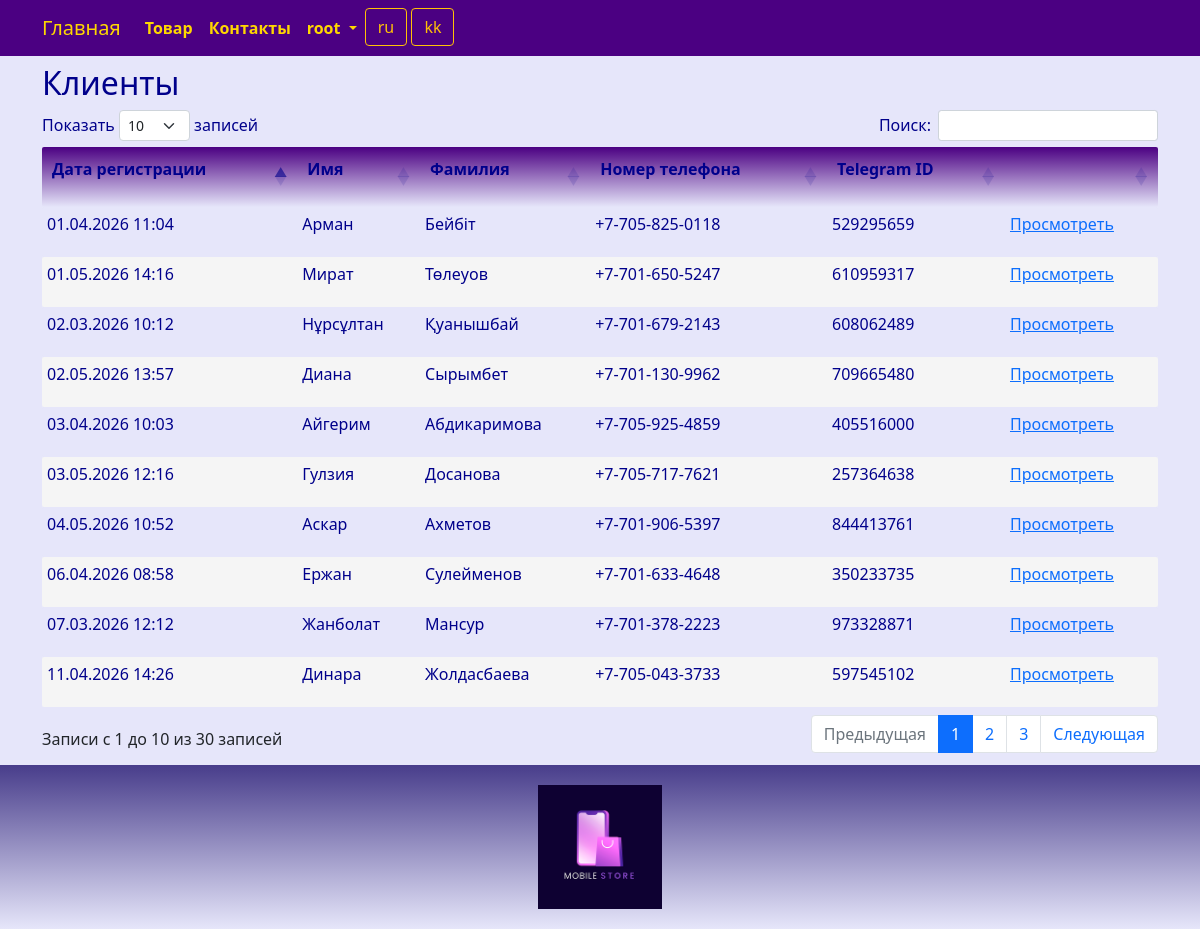
Screenshot of /customer/index/ (signed in) with the database file from the repository.
### product/models.py (models this page shows, shortened)
class Customer(models.Model):
    telegram_id = models.IntegerField(_('telegram_id'), unique=True)
    phone_number = models.CharField(_('phone_number'), max_length=20, blank=True, null=True)
    first_name = models.CharField(_('first_name'), max_length=64, blank=True, null=True)
    last_name = models.CharField(_('last_name'), max_length=64, blank=True, null=True)
    date_joined = models.DateTimeField(_('date_joined'))
    class Meta:
        db_table = 'customer'
        indexes = [
            models.Index(fields=['telegram_id']),
        ]
        ordering = ['first_name', 'last_name']

### product/views.py (the view)
# urls.py: path('customer/index/', views.customer_index, name='customer_index'),
@login_required
@group_required("Managers")
def customer_index(request):
    try:
        customer = Customer.objects.all().order_by('date_joined')
        return render(request, "customer/index.html", {"customer": customer,})
    except Exception as exception:
        print(exception)
        return HttpResponse(exception)

### product/views.py (called while the page is built)
def group_required(*group_names):
    def in_groups(u):
        if u.is_authenticated:
            if bool(u.groups.filter(name__in=group_names)) | u.is_superuser:
                return True
        return False
    return user_passes_test(in_groups, login_url='403')

### templates/customer/index.html (shortened to what this page needs)
{% extends "base.html" %}
{% load i18n %}
{% block content %}
<h2>{% trans "customers" %}</h2>
{% if customer.count > 0 %}
<div class="row">
	<table id="myTable" class="table-manager" style="width:100%">
		<thead>
			<tr>
				<th><p>{% trans "date_joined" %}</p></th>
				<th><p>{% trans "first_name" %}</p></th>
				<th><p>{% trans "last_name" %}</p></th>
				<th><p>{% trans "phone_number" %}</p></th>
				<th><p>{% trans "telegram_id" %}</p></th>
				<th><p></p></th>
			</tr>
		</thead>
		<tbody>
			{% for p in customer %}
			<tr>
				<td><p>{{ p.date_joined | date:"d.m.Y H:i"}}</p></td>
				<td><p>{{ p.first_name }}</p></td>
				<td><p>{{ p.last_name }}</p></td>
				<td><p>{{ p.phone_number }}</p></td>
				<td><p>{{ p.telegram_id }}</p></td>
				<td>
					<p>
					<a href="{% url 'customer_read' p.id %}">{% trans "View" %}</a>
					</p>
				</td>
			</tr>
			{% endfor %}
		</tbody>
	</table>
</div>
{% endif %}
{% endblock content %}

### templates/base.html (shortened to what this page needs)
<!DOCTYPE html>
{% load static %}
{% load i18n %}
<html>
<html lang="{{ LANGUAGE_CODE }}">
<head>
	<link href="https://cdn.jsdelivr.net/npm/bootstrap@5.0.2/dist/css/bootstrap.min.css" rel="stylesheet">
	<link rel="stylesheet" href="{% static 'css/styles.css' %}" />
	<link rel="stylesheet" href="{% static 'css/choosen.css' %}" />
</head>
<nav class="navbar navbar-expand-lg justify-content-center">
	<div class="container">
		<div class="collapse navbar-collapse" id="mainMenu">
			<ul class="navbar-nav me-auto mb-2 mb-lg-0">
				<a class="navbar-brand" href="{{ HTTP_HOST }}/">{% trans "Home" %}</a>
				<li class="nav-item">
					<a class="nav-link" href="{% url 'catalog_list' %}">{% trans "catalog" %}</a>
				</li>
				<li class="nav-item">
					<a class="nav-link" href="{% url 'contact' %}">{% trans "contacts" %}</a>
				</li>
				{% if user.is_authenticated %}
				<li class="nav-item dropdown">
					<a class="nav-link dropdown-toggle" href="#" id="navbarDropdown" role="button" data-bs-toggle="dropdown" aria-expanded="false">
						{{ user.username }}
					</a>
				</li>
				{% else %}
				<form class="form-inline ml-auto">
					<a href="{% url 'login' %}" class="btn btn-outline-secondary">{% trans "Log In" %}</a>
				</form>
				{% endif %}
				<form action="{% url 'set_language' %}" method="post">
					{% get_current_language as LANGUAGE_CODE %}
					{% get_available_languages as LANGUAGES %}
					{% get_language_info_list for LANGUAGES as languages %}
					{% for language in languages %}
					<button type="submit" class="btn btn-outline-warning" name="language" value="{{ language.code }}">
						{{ language.code }}
					</button>
					{% endfor %}
				</form>
			</ul>
		</div>
	</div>
</nav>
<body>
	<div class="container">
		{% block content%}{% endblock content %}
	</div>
</body>
<footer class="container-fluid text-center bg-lightgray">
	<div class="copyrights">
		<img src="{% static 'images/logo.png' %}" alt="logo" style="height:144px; padding: 10px;">
	</div>
</footer>
<link rel="stylesheet" href="https://cdn.datatables.net/1.13.8/css/dataTables.bootstrap5.min.css">
</html>

### static/css/styles.css (style rules this page uses)
:root { --navbar-background-color: Indigo; --navbar-text-color: Gold; --main-background-color-light: Lavender; --main-background-color-dark: Indigo; --main-text-color: DarkBlue; --main-header-color: DarkBlue; --main-text-attention-color: Purple; --footer-background-color-light: Lavender; --footer-background-color-dark: DarkSlateBlue; --footer-text-color: Teal; --card-background-color-light: Lavender; --card-background-color-dark: Indigo; --card-text-color: SeaGreen; --table-background-color-light: Lavender; --table-background-color-dark: #F5F5F5; --table-text-color: DarkBlue; --star-size: 30px; --star-color: LightYellow; --star-background: Yellow ; }
.navbar { background-color: var(--navbar-background-color); color: var(--navbar-text-color); }
.navbar .navbar-nav, .navbar .navbar-nav .navbar-text { color: var(--navbar-text-color); }
.navbar ul { background-color: var(--navbar-background-color); color: var(--navbar-text-color); }
.navbar li { background-color: var(--navbar-background-color); color: var(--navbar-text-color); }
.navbar a { background-color: var(--navbar-background-color); color: var(--navbar-text-color); }
.navbar-brand { background-color: var(--navbar-background-color); color: var(--navbar-text-color); }
.nav-item { background-color: var(--navbar-background-color); color: var(--navbar-text-color); font-weight: bold; }
body { background-color: var(--main-background-color-light); }
h1, h2, h3, h4, h5, h6 { color: var(--main-header-color); }
p, ul, li, label { color: var(--main-text-color); }
.table-manager { background-color: var(--main-background-color-light); width: 100%; }
.table-manager tbody { background-color: var(--main-background-color-light); border: none; margin-top: 20px; margin-bottom: 20px; }
.table-manager thead th { color: var(--main-text-color); font-weight: bold; text-align: left; padding: 10px; background-image: linear-gradient(top, var(--main-background-color-dark), var(--main-background-color-light)); background-image: -o-linear-gradient(top, var(--main-background-color-dark), var(--main-background-color-light)); background-image: -moz-linear-gradient(top, var(--main-background-color-dark), var(--main-background-color-light)); background-image: -webkit-linear-gradient(top, var(--main-background-color-dark), var(--main-background-color-light)); }
.table-manager thead tr th:first-child { border-radius: 2px 0 0 2px; }
.table-manager thead tr th:last-child { border-radius: 0 2px 2px 0; }
.table-manager tbody td { text-align: left; border: none; padding: 5px 5px; vertical-align: top; }
.table-manager tbody tr:nth-child(odd) { background: var(--table-background-color-light); }
.table-manager tbody tr:nth-child(even) { background: var(--table-background-color-dark); }
.table-manager tbody tr td:first-child { border-radius: 2px 0 0 2px; }
.table-manager tbody tr td:last-child { border-radius: 0 2px 2px 0; }
footer { background-image: linear-gradient(top, var(--footer-background-color-dark), var(--footer-background-color-light)); background-image: -o-linear-gradient(top, var(--footer-background-color-dark), var(--footer-background-color-light)); background-image: -moz-linear-gradient(top, var(--footer-background-color-dark), var(--footer-background-color-light)); background-image: -webkit-linear-gradient(top, var(--footer-background-color-dark), var(--footer-background-color-light)); margin-top: 10px; padding: 10px; }

### rows the page displays
Customer: date_joined "02.03.2026 10:12", first_name "Нұрсұлтан", last_name "Қуанышбай", phone_number "+7-701-679-2143", telegram_id "608062489"
Customer: date_joined "07.03.2026 12:12", first_name "Жанболат", last_name "Мансур", phone_number "+7-701-378-2223", telegram_id "973328871"
Customer: date_joined "01.04.2026 11:04", first_name "Арман", last_name "Бейбіт", phone_number "+7-705-825-0118", telegram_id "529295659"
Customer: date_joined "03.04.2026 10:03", first_name "Айгерим", last_name "Абдикаримова", phone_number "+7-705-925-4859", telegram_id "405516000"
Customer: date_joined "06.04.2026 08:58", first_name "Ержан", last_name "Сулейменов", phone_number "+7-701-633-4648", telegram_id "350233735"
Customer: date_joined "11.04.2026 14:26", first_name "Динара", last_name "Жолдасбаева", phone_number "+7-705-043-3733", telegram_id "597545102"
Customer: date_joined "01.05.2026 14:16", first_name "Мират", last_name "Төлеуов", phone_number "+7-701-650-5247", telegram_id "610959317"
Customer: date_joined "02.05.2026 13:57", first_name "Диана", last_name "Сырымбет", phone_number "+7-701-130-9962", telegram_id "709665480"
Customer: date_joined "03.05.2026 12:16", first_name "Гулзия", last_name "Досанова", phone_number "+7-705-717-7621", telegram_id "257364638"
Customer: date_joined "04.05.2026 10:52", first_name "Аскар", last_name "Ахметов", phone_number "+7-701-906-5397", telegram_id "844413761"

### other values shown
{{ user.username }} "root"
{{ language.code }} "ru" "kk"
